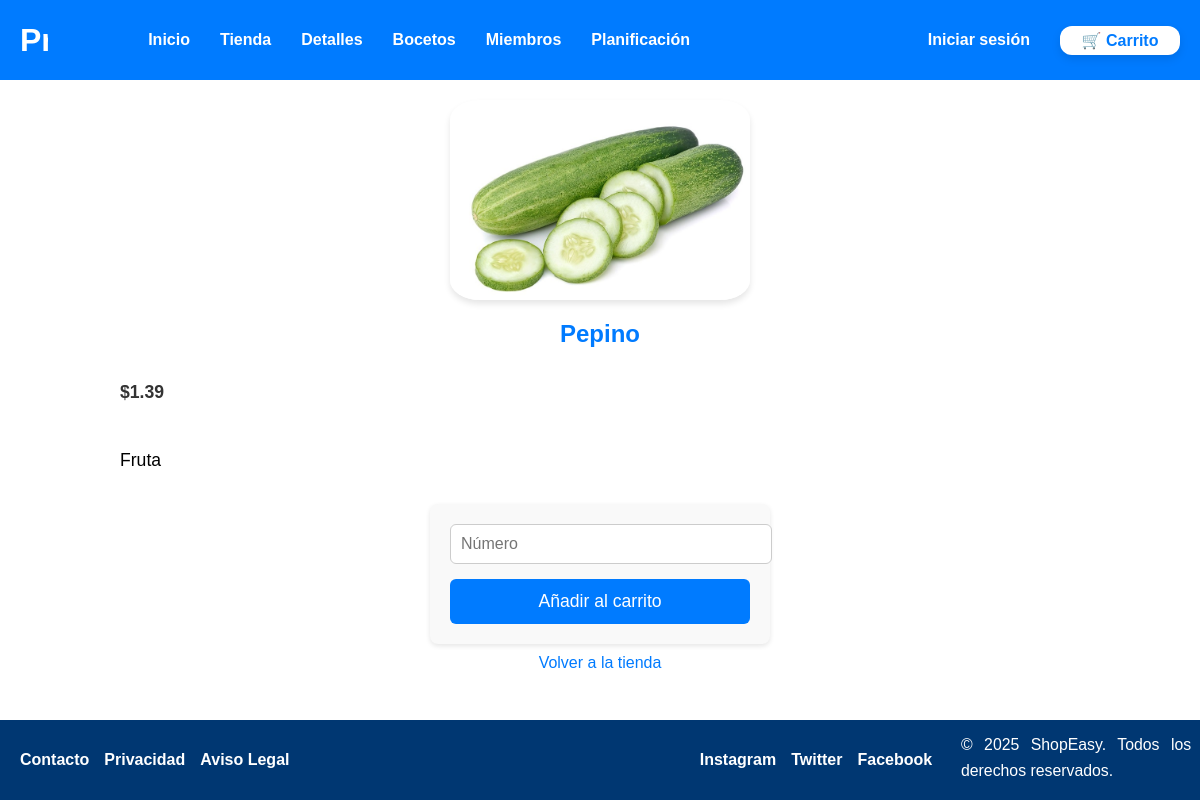
/controller.php?controller=detalle&action=mostrarDetalle&id=1, run on an earlier commit of the app's database.
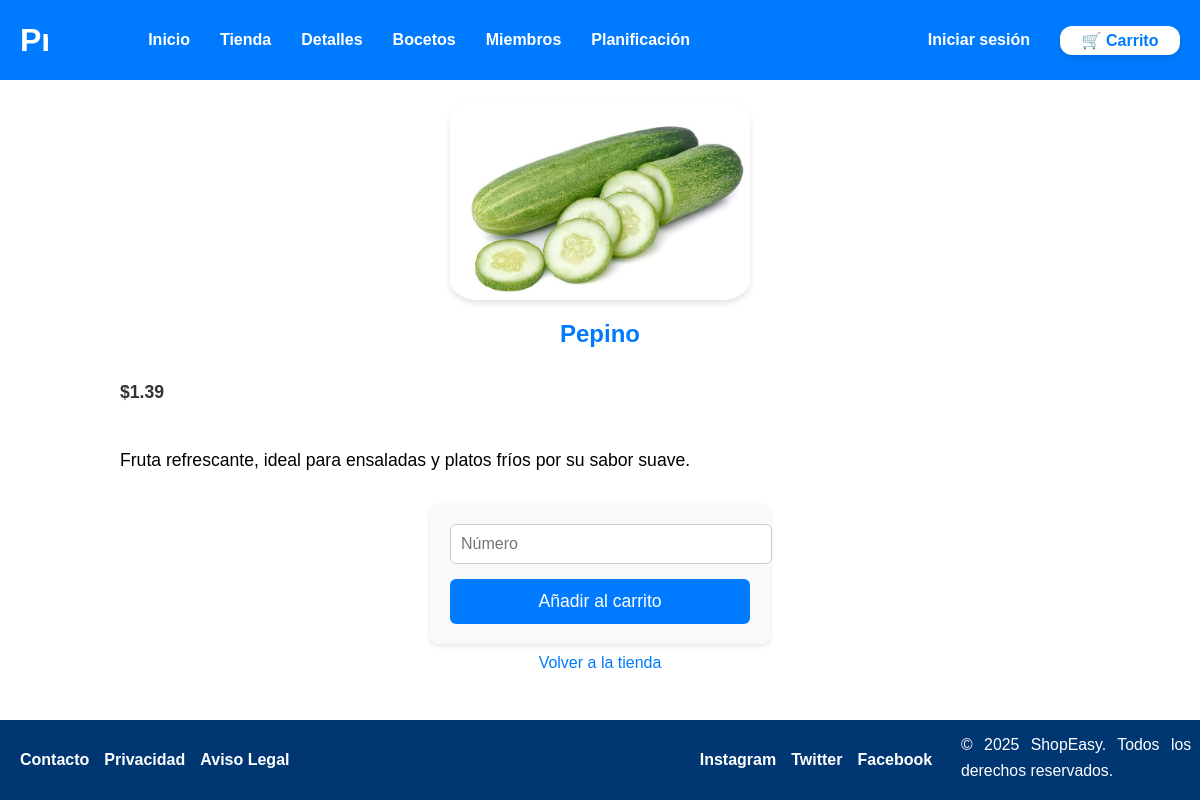
And on a later commit of the database.
### tables this page shows
CREATE TABLE `productos` (
  `id_producto` int(7) NOT NULL,
  `nombre` varchar(25) NOT NULL,
  `descripcion` varchar(100) NOT NULL,
  `precio` decimal(10,2) NOT NULL,
  `stock` int(10) NOT NULL,
  `id_vendedor` int(10) NOT NULL,
  `id_categoria` int(10) NOT NULL,
  `imagen` varchar(255) NOT NULL
);

### includes/controladores/detalleProductoController.php (called while the page is built, shortened)
<?php
require_once RUTA_INCLUDES . 'producto.php';
class DetalleProductoController {
    private $producto;
    public function __construct() {
        global $conn;
        $this->producto = new Producto($conn);
    }
    public function obtenerDetalleProducto($id_producto) {
        $producto = $this->producto->obtenerProductoPorId($id_producto);
        return $producto;
    }
    public function mostrarDetalle($id_producto) {
        $producto = $this->obtenerDetalleProducto($id_producto);
        include RAIZ_APP . 'detalleproducto.php';
    }
}
?>

### includes/producto.php (called while the page is built, shortened)
<?php
class Producto {
    private $conn;
    public function __construct($conn, $data = null) {
        $this->conn = $conn;
    }
    public function obtenerProductoPorId($id_producto) {
        $query = "SELECT id_producto, nombre, descripcion, precio, stock, id_vendedor, id_categoria, imagen
                  FROM productos
                  WHERE id_producto = ?";
        $stmt = $this->conn->prepare($query);
        $stmt->bind_param("i", $id_producto);
        $stmt->execute();
        $result = $stmt->get_result();
        if ($result->num_rows === 1) {
            return $result->fetch_assoc();
        }
        return null;
    }
}
?>

### detalleproducto.php (the view, shortened to what this page needs)
<?php
require RUTA_VISTAS . 'plantillas/plantilla2.php';
require_once RUTA_INCLUDES . 'formulariounidadescarrito.php';
?>
<main class="detalle-container">
    <img src="<?php echo RUTA_IMGS . 'productos/' . htmlspecialchars($producto['imagen']); ?>"
         alt="<?php echo htmlspecialchars($producto['nombre']); ?>"
         class="detalle-imagen">
    <h2><?php echo ucfirst(htmlspecialchars($producto['nombre'])); ?></h2>
    <p class="precio">$<?php echo number_format($producto['precio'], 2); ?></p>
    <p class="descripcion"><?php echo ucfirst(htmlspecialchars($producto['descripcion'])); ?></p>
    <?php if (!(isset($_SESSION['rol']) && $_SESSION['rol'] == 'vendedor')):?>
	<?php
	$form = new formulariounidadescarrito($producto['id_producto']);
	$htmlFormUdsCarrito = $form->gestiona();
	?>
	<?= $htmlFormUdsCarrito ?>
    <?php endif; ?>
    <a href="controller.php?controller=tienda&action=mostrarTienda" class="btn">Volver a la tienda</a>
</main>

What changed in the data, as far as the page shows it:
changed productos "Pepino": descripcion "Fruta" → "Fruta refrescante, ideal para ensaladas y platos fríos por su sabor suave."
